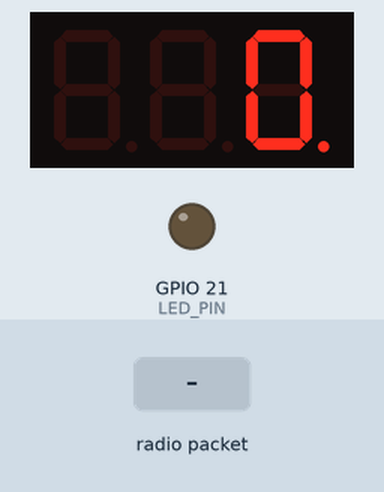
Simulated run of this sketch. Board: Seeed XIAO ESP32-S3. Shown: 3-digit seven-segment display, output pins drawn as LEDs (lit = HIGH). The inputs (shaded band) are chosen by the test bench. What the sketch prints to the serial monitor is not drawn.

Above: at 2.7 s.
2.8 s: radio packet "MARBLE:" arrives
4.3 s: radio packet "1" arrives
Timing chart, 0 to 7.3 s (numbered marks = the images above; inputs shaded):
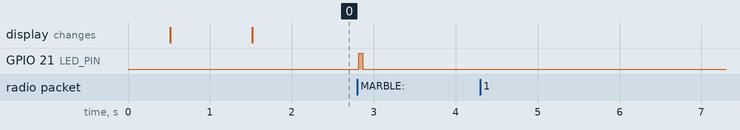

The sketch:

Display_ESP32NOW_Test.ino
```cpp
/*
 * ESP32_NOW Receiver + Seven Segment Display Test
 * For Xiao ESP32-S3
 *
 * This test receives marble counts via ESP32_NOW broadcast
 * and displays them on a 7-segment display.
 * Simplified version for testing.
 */

#include <esp_now.h>
#include <WiFi.h>
#include <SevSeg.h>
#include <algorithm> // For std::min

// Create an instance of the SevSeg object
SevSeg sevseg;

// LED for visual feedback
const int LED_PIN = LED_BUILTIN;

// Counter variable
uint32_t marbleCount = 0;
bool newDataReceived = false;

// ESP-NOW settings
#define ESPNOW_WIFI_CHANNEL 1

// Callback function when data is received via ESP-NOW
void OnDataRecv(const esp_now_recv_info_t *info, const uint8_t *data, int len)
{
    char recv_data[32] = {0};

    // Copy only what we need to avoid buffer overflows
    size_t copy_len = std::min(static_cast<size_t>(len), sizeof(recv_data) - 1);
    memcpy(recv_data, data, copy_len);

    Serial.printf("Received data: %s\n", recv_data);

    // Check if it's a marble count message
    if (strncmp(recv_data, "MARBLE:", 7) == 0)
    {
        // Extract count from the message
        uint32_t count = strtoul(&recv_data[7], NULL, 10);
        Serial.printf("Marble count: %lu\n", count);

        // Update our count
        marbleCount = count;
        if (marbleCount > 999)
            marbleCount = 999; // Limit to 3 digits

        // Flag for display update
        newDataReceived = true;

        // Visual feedback for data reception
        digitalWrite(LED_PIN, HIGH);
        delay(50);
        digitalWrite(LED_PIN, LOW);
    }
}

void setup()
{
    Serial.begin(115200);
    delay(500); // Give serial time to initialize

    Serial.println("ESP32_NOW + Seven Segment Display Test");

    // Configure the display
    byte numDigits = 3;
    byte digitPins[] = {D10, D7, D8};                      // Common pins in order
    byte segmentPins[] = {D0, D1, D2, D3, D4, D5, D9, D6}; // Segments A-G and DP
    bool resistorsOnSegments = true;                       // Use when resistors are on segment pins
    bool updateWithDelays = false;                         // Use interrupts for display multiplexing
    byte hardwareConfig = COMMON_CATHODE;                  // COMMON_CATHODE or COMMON_ANODE

    Serial.println("Initializing SevSeg...");
    sevseg.begin(hardwareConfig, numDigits, digitPins, segmentPins, resistorsOnSegments, updateWithDelays);
    sevseg.setBrightness(90); // Set brightness level (0-100)
    Serial.println("SevSeg initialized");

    // Setup LED for visual feedback
    pinMode(LED_PIN, OUTPUT);
    digitalWrite(LED_PIN, LOW);

    // Initialize WiFi for ESP-NOW
    Serial.println("Setting up WiFi...");
    WiFi.mode(WIFI_STA);
    WiFi.setChannel(ESPNOW_WIFI_CHANNEL);

    // Wait for WiFi to initialize
    int attempts = 0;
    while (!WiFi.status() == WL_CONNECTED && attempts < 10)
    {
        Serial.println("Waiting for WiFi...");
        delay(100);
        attempts++;
    }

    Serial.println("WiFi initialized");
    Serial.println("  Mode: STA");
    Serial.println("  MAC Address: " + WiFi.macAddress());
    Serial.printf("  Channel: %d\n", ESPNOW_WIFI_CHANNEL);

    // Initialize ESP-NOW
    Serial.println("Setting up ESP-NOW...");
    if (esp_now_init() != ESP_OK)
    {
        Serial.println("Error initializing ESP-NOW");
        while (1)
        {
            digitalWrite(LED_PIN, !digitalRead(LED_PIN)); // Blink to indicate error
            delay(300);
            sevseg.refreshDisplay(); // Keep display working
        }
    }
    Serial.println("ESP-NOW initialized");

    // Register callback function for receiving data
    if (esp_now_register_recv_cb(OnDataRecv) != ESP_OK)
    {
        Serial.println("Error registering receive callback");
        while (1)
        {
            digitalWrite(LED_PIN, !digitalRead(LED_PIN)); // Blink to indicate error
            delay(200);
            sevseg.refreshDisplay(); // Keep display working
        }
    }
    Serial.println("Callback registered");

    // Initial display test - all segments on
    sevseg.refreshDisplay();
    delay(1000);

    // Show initial count (0)
    sevseg.setNumber(marbleCount, 0);
    sevseg.refreshDisplay();

    Serial.println("Ready to receive broadcast messages");
}

void loop()
{
    // Update the display if new data received
    if (newDataReceived)
    {
        sevseg.setNumber(marbleCount, 0);
        newDataReceived = false;
    }

    // Must run continuously to keep display updated
    sevseg.refreshDisplay();
}
```

Measured:
- after the input at 2.8 s, GPIO 21 (LED_PIN): LOW → HIGH at once, → LOW 0.05 s later
- after the input at 4.3 s, every drawn part: stays the same
